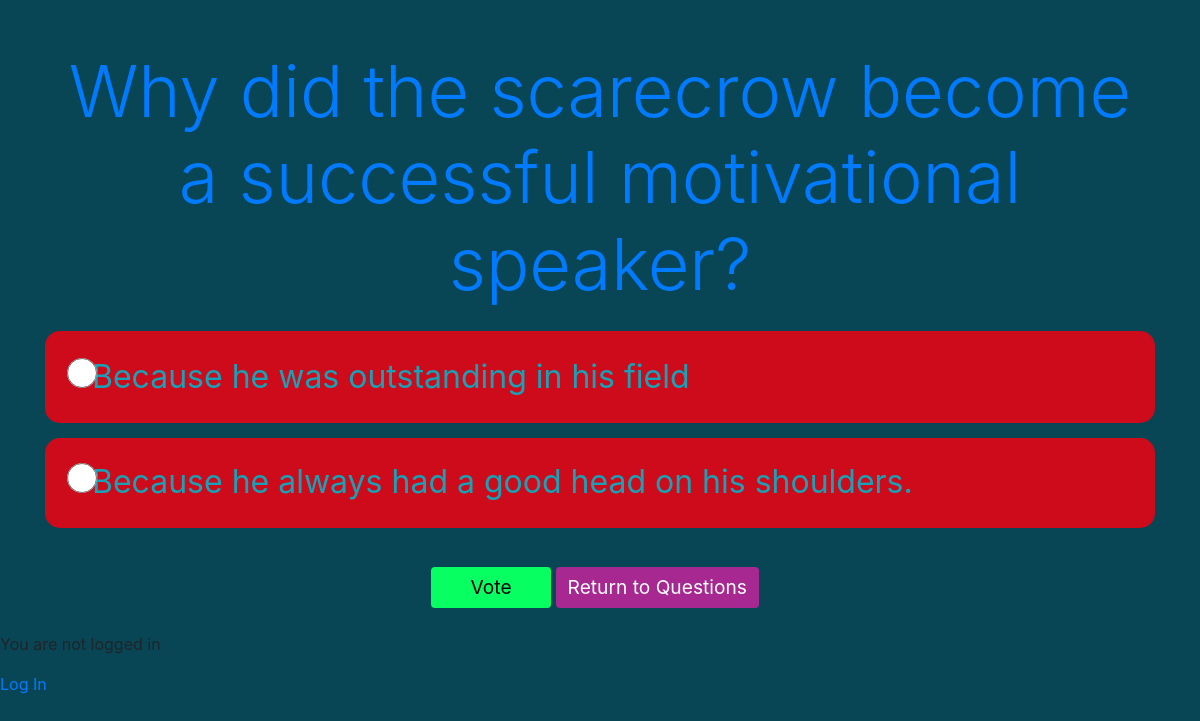
The page /polls/9 on the database its author committed.
### polls/models.py (models this page shows, shortened)
class Question(models.Model):
    question_text = models.CharField(max_length=200)
    pub_date = models.DateTimeField('date published')

class Choice(models.Model):
    question = models.ForeignKey(Question, on_delete=models.CASCADE)
    choice_text = models.CharField(max_length=200)
    votes = models.IntegerField(default=0)

### polls/views.py (the view)
# urls.py: path('<int:question_id>', views.detail, name='detail'),
def detail(request, question_id):
    question = get_object_or_404(Question, pk=question_id)
    return render(request, 'polls/details.html', {'question': question})

### polls/templates/polls/details.html (shortened to what this page needs)
<!DOCTYPE html>
<html lang="en">
<head>
    <link rel="stylesheet" href="https://stackpath.bootstrapcdn.com/bootstrap/4.5.2/css/bootstrap.min.css">
</head>
<body>
    <div class="container text-center mt-5">
        <h1 class="display-3 text-primary mb-4">{{ question.question_text }}</h1>
        <form action="{% url 'polls:vote' question.id %}" method="post" class="mb-4">
            {% for choice in question.choice_set.all %}
                <div class="list-group-item">
                    <div class="form-check">
                        <input type="radio" class="form-check-input" name="choice" id="choice{{ forloop.counter }}" value="{{ choice.id }}">
                        <label class="form-check-label text-info" for="choice{{ forloop.counter }}">
                            {{ choice.choice_text }}
                        </label>
                    </div>
                </div>
            {% endfor %}
            <button type="submit" class="btn btn-warning mt-4 btn-vote">Vote</button>
            <a href="/polls" class="btn btn-secondary mt-4 btn-return">Return to Questions</a>
        </form>
    </div>
</body>
{% if user.is_authenticated %}
  Hi {{ user.username }}!
  <p><a href="{% url 'logout' %}">Click Here To Log Out</a></p>
  {% else %}
  <p>You are not logged in</p>
  <a href="{% url 'login' %}">Log In</a>
{% endif %}
</html>

### rows shown on the page
Question: question_text "Why did the scarecrow become a successful motivational speaker?"
Choice: choice_text "Because he was outstanding in his field"
Choice: choice_text "Because he always had a good head on his shoulders."
